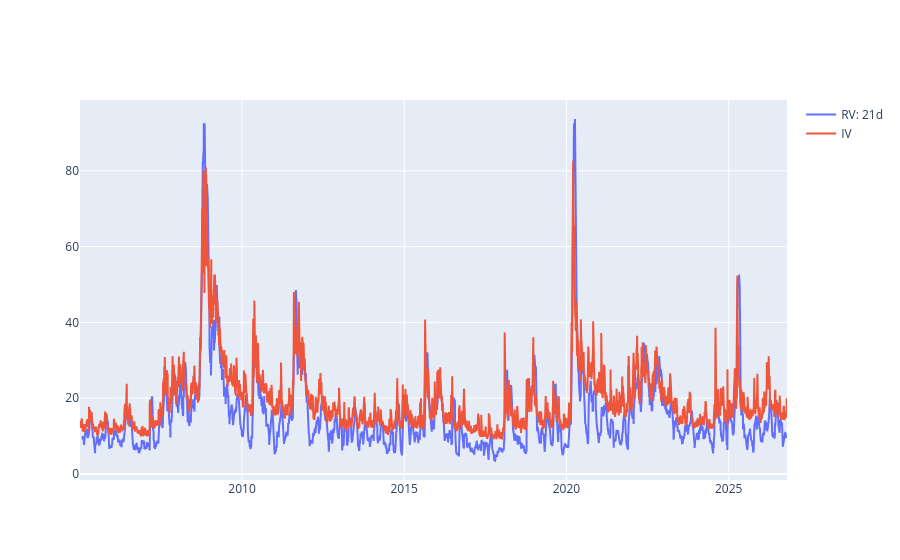

Source (notebook cell):
### Markdown cell above
##### RV Plotted Against IV

### Code cell
import numpy as np
import pandas as pd
import os
import plotly.graph_objects as go
from datetime import date

spy_csv_dir = "~/python-projects/ed-backtest/backtester/data/sp_constituents/SPY.csv"
vix_csv_dir = "~/python-projects/ed-backtest/backtester/data/sp_constituents/^VIX.csv"

spy_df = pd.read_csv(os.path.expanduser(spy_csv_dir), parse_dates=['Date'])
vix_df = pd.read_csv(os.path.expanduser(vix_csv_dir), parse_dates=['Date'])

spy_df['Date'] = pd.to_datetime(spy_df['Date'], utc=True).dt.tz_localize(None).dt.normalize()
vix_df['Date'] = pd.to_datetime(vix_df['Date'], utc=True).dt.tz_localize(None).dt.normalize()

spy_df['Log_Returns'] = np.log(spy_df['Close'] / spy_df['Close'].shift(1))

window = 21
spy_df['RV'] = spy_df['Log_Returns'].rolling(window).std() * np.sqrt(252) * 100 #IV reflects 30 day options, so rolling 30d is used
merge_df = pd.merge(spy_df[['Date', 'RV']], vix_df[['Date', 'Close']], on='Date', how='inner', suffixes=('', '_VIX'))

fig = go.Figure()
fig.add_trace(go.Scatter(
    x=merge_df['Date'], y=merge_df['RV'], name=f"RV: {window}d"
))
fig.add_trace(go.Scatter(
    x=merge_df['Date'], y=merge_df['Close'], name="IV"
))
fig.show()

### Figure 1 — Plotly figure (JSON) as saved in the notebook; plotly's stock layout.template omitted (floating-point values rounded to 4 significant figures; data arrays with more than 128 entries replaced by an {"elided": "..."} marker saying what was removed)
{"data": [{"name": "RV: 21d", "type": "scatter", "x": {"elided": "5483 str values"}, "y": {"elided": "5483 float values"}}, {"name": "IV", "type": "scatter", "x": {"elided": "5483 str values"}, "y": {"elided": "5483 float values"}}], "layout": {}}
